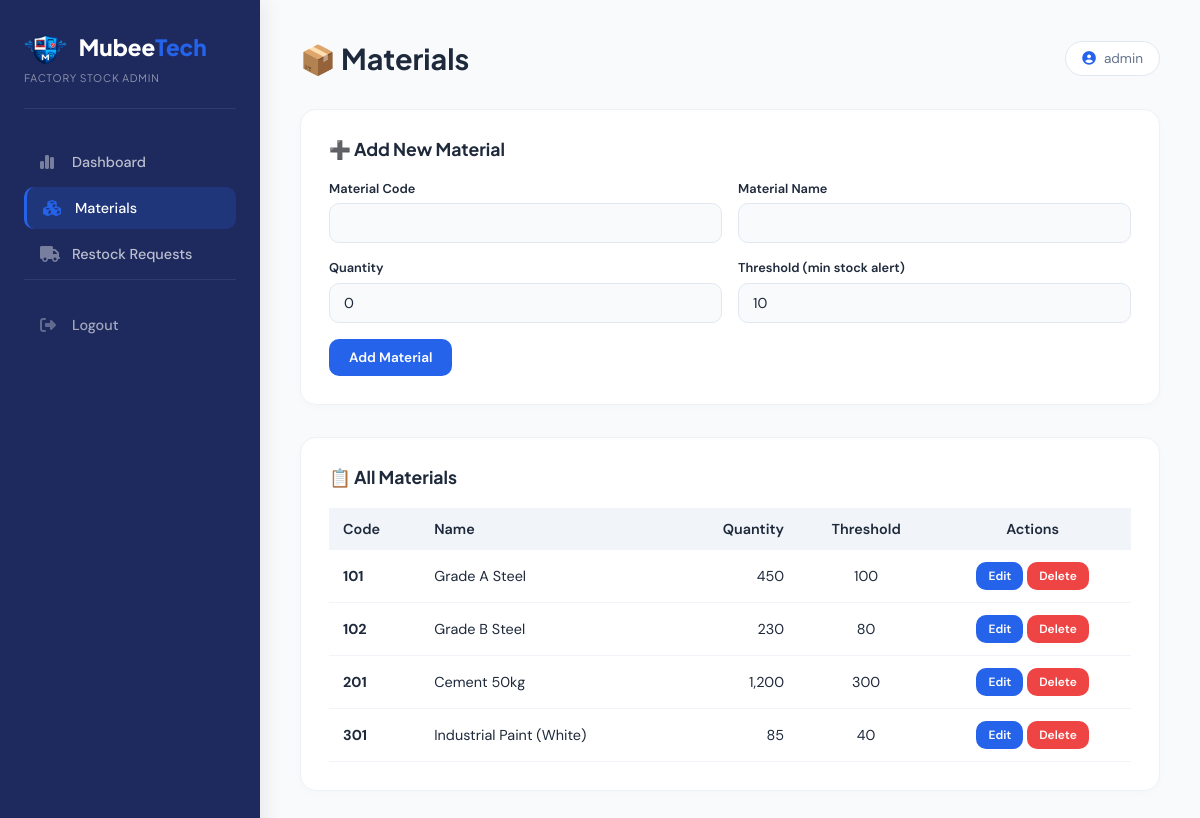
Screenshot of /admin/materials.php (signed in) with the database file from the repository.
### tables this page shows
CREATE TABLE `materials` (
  `id` int(11) NOT NULL,
  `code` varchar(20) NOT NULL,
  `name` varchar(100) NOT NULL,
  `quantity` int(11) DEFAULT 0,
  `threshold` int(11) DEFAULT 50,
  `last_updated` timestamp NULL DEFAULT current_timestamp() ON UPDATE current_timestamp(),
  `factory_id` int(11) NOT NULL DEFAULT 1
);

### admin/materials.php (the view, shortened to what this page needs)
<?php
require_once 'includes/config.php';
$editData = null;
$result = mysqli_query($conn, "SELECT * FROM materials ORDER BY code ASC");
$materials = mysqli_fetch_all($result, MYSQLI_ASSOC);
?>
<!DOCTYPE html>
<html lang="en">
<head>
    <link rel="stylesheet" href="https://cdnjs.cloudflare.com/ajax/libs/font-awesome/6.5.0/css/all.min.css">
</head>
<body>
    <aside class="sidebar">
        <div class="logo">
    <img src="../mubeetech_icon.png" alt="MubeeTech" style="height:35px; margin-right:8px; vertical-align:middle; display:inline-block;">
    Mubee<span>Tech</span>
    <small>Factory Stock Admin</small>
        </div>
        <nav id="sidebarNav">
            <a href="index.php"><i class="fas fa-chart-simple"></i> Dashboard</a>
            <a href="materials.php" class="active"><i class="fas fa-cubes"></i> Materials</a>
            <a href="restocks.php"><i class="fas fa-truck"></i> Restock Requests</a>
            <div class="logout">
                <a href="logout.php"><i class="fas fa-sign-out-alt"></i> Logout</a>
            </div>
        </nav>
    </aside>
    <main class="main">
        <div class="main-header">
            <h1>📦 Materials</h1>
            <div class="user"><i class="fas fa-user-circle"></i> <?= htmlspecialchars($_SESSION['admin_username'] ?? 'Admin') ?></div>
        </div>
        <div class="card">
            <h3><?= $editData ? '✏️ Edit Material' : '➕ Add New Material' ?></h3>
            <form method="POST">
                <div class="form-row">
                    <div class="form-group">
                        <label>Material Code</label>
                        <input type="text" name="code" value="<?= htmlspecialchars($editData['code'] ?? '') ?>" required>
                    </div>
                    <div class="form-group">
                        <label>Material Name</label>
                        <input type="text" name="name" value="<?= htmlspecialchars($editData['name'] ?? '') ?>" required>
                    </div>
                </div>
                <div class="form-row">
                    <div class="form-group">
                        <label>Quantity</label>
                        <input type="number" name="quantity" value="<?= $editData['quantity'] ?? 0 ?>" required>
                    </div>
                    <div class="form-group">
                        <label>Threshold (min stock alert)</label>
                        <input type="number" name="threshold" value="<?= $editData['threshold'] ?? 10 ?>" required>
                    </div>
                </div>
                <button type="submit" class="btn btn-primary"><?= $editData ? 'Update' : 'Add' ?> Material</button>
            </form>
        </div>
        <div class="card">
            <h3>📋 All Materials</h3>
            <div class="table-wrap">
                <table>
                    <thead>
                        <tr>
                            <th>Code</th>
                            <th>Name</th>
                            <th style="text-align:right;">Quantity</th>
                            <th style="text-align:center;">Threshold</th>
                            <th style="text-align:center;">Actions</th>
                        </tr>
                    </thead>
                    <tbody>
                        <?php foreach ($materials as $m): ?>
                        <tr>
                            <td><strong><?= htmlspecialchars($m['code']) ?></strong></td>
                            <td><?= htmlspecialchars($m['name']) ?></td>
                            <td style="text-align:right;"><?= number_format($m['quantity']) ?></td>
                            <td style="text-align:center;"><?= $m['threshold'] ?></td>
                            <td style="text-align:center;">
                                <a href="materials.php?action=edit&id=<?= $m['id'] ?>" class="btn btn-primary btn-sm">Edit</a>
                                <a href="materials.php?action=delete&id=<?= $m['id'] ?>" class="btn btn-danger btn-sm" onclick="return confirm('Delete this material?')">Delete</a>
                            </td>
                        </tr>
                        <?php endforeach; ?>
                    </tbody>
                </table>
            </div>
        </div>
    </main>
</body>
</html>

### admin/materials.php (style rules this page uses)
* { margin: 0; padding: 0; box-sizing: border-box; }
body { font-family: 'DM Sans', system-ui, sans-serif; background: #f8fafc; color: #1e293b; display: flex; min-height: 100vh; }
.sidebar { width: 260px; background: #1E2A5E; color: #fff; padding: 2rem 1.5rem; display: flex; flex-direction: column; min-height: 100vh; position: fixed; top: 0; left: 0; bottom: 0; box-shadow: 4px 0 20px rgba(0,0,0,0.08); }
.sidebar .logo { font-family: 'Plus Jakarta Sans', system-ui, sans-serif; font-size: 1.4rem; font-weight: 800; margin-bottom: 2rem; padding-bottom: 1.5rem; border-bottom: 1px solid rgba(255,255,255,0.08); }
.sidebar .logo span { color: #2563eb; }
.sidebar .logo small { display: block; font-size: 0.65rem; font-weight: 400; color: rgba(255,255,255,0.5); letter-spacing: 0.08em; text-transform: uppercase; margin-top: 4px; }
.sidebar nav { flex: 1; }
.sidebar nav a { display: flex; align-items: center; gap: 12px; padding: 12px 16px; color: rgba(255,255,255,0.7); text-decoration: none; border-radius: 10px; font-weight: 500; font-size: 0.9rem; transition: all 0.25s ease; margin-bottom: 4px; }
.sidebar nav a i { width: 20px; font-size: 1rem; color: rgba(255,255,255,0.4); }
.sidebar nav a.active { background: rgba(37, 99, 235, 0.2); color: #fff; border-left: 3px solid #2563eb; }
.sidebar nav a.active i { color: #2563eb; }
.sidebar .logout { margin-top: auto; padding-top: 1.5rem; border-top: 1px solid rgba(255,255,255,0.08); }
.sidebar .logout a { display: flex; align-items: center; gap: 12px; padding: 12px 16px; color: rgba(255,255,255,0.6); text-decoration: none; border-radius: 10px; transition: all 0.25s ease; font-weight: 500; font-size: 0.9rem; }
.sidebar .logout a i { width: 20px; font-size: 1rem; color: rgba(255,255,255,0.3); }
.main { margin-left: 260px; padding: 2.5rem; flex: 1; min-height: 100vh; }
.main-header { display: flex; justify-content: space-between; align-items: center; margin-bottom: 2rem; flex-wrap: wrap; gap: 1rem; }
.main-header h1 { font-family: 'Plus Jakarta Sans', system-ui, sans-serif; font-size: 1.8rem; font-weight: 700; color: #1e293b; }
.main-header .user { font-size: 0.85rem; color: #64748b; display: flex; align-items: center; gap: 8px; background: #fff; padding: 8px 16px; border-radius: 20px; border: 1px solid #e2e8f0; }
.main-header .user i { color: #2563eb; }
.card { background: #ffffff; border-radius: 16px; border: 1px solid #eef2f6; padding: 1.75rem; margin-bottom: 2rem; box-shadow: 0 2px 8px rgba(0,0,0,0.02); }
.card h3 { font-family: 'Plus Jakarta Sans', system-ui, sans-serif; font-size: 1.1rem; font-weight: 700; margin-bottom: 1.25rem; }
.form-row { display: grid; grid-template-columns: 1fr 1fr; gap: 1rem; }
.form-group { margin-bottom: 1rem; }
.form-group label { display: block; font-size: 0.8rem; font-weight: 600; color: #1e293b; margin-bottom: 0.4rem; }
.form-group input { width: 100%; padding: 10px 14px; border: 1.5px solid #e2e8f0; border-radius: 10px; font-family: 'DM Sans', system-ui, sans-serif; font-size: 0.9rem; transition: border-color 0.25s, box-shadow 0.25s; background: #f8fafc; color: #1e293b; outline: none; }
.btn { display: inline-flex; align-items: center; gap: 6px; padding: 10px 20px; border-radius: 10px; font-family: 'DM Sans', system-ui, sans-serif; font-size: 0.85rem; font-weight: 600; border: none; cursor: pointer; transition: all 0.25s ease; text-decoration: none; }
.btn-primary { background: #2563eb; color: #fff; }
.btn-danger { background: #ef4444; color: #fff; }
.btn-sm { padding: 6px 12px; font-size: 0.75rem; }
.table-wrap { overflow-x: auto; }
table { width: 100%; border-collapse: collapse; font-size: 0.9rem; }
th { text-align: left; padding: 12px 14px; background: #f1f5f9; font-weight: 600; color: #1e293b; }
td { padding: 12px 14px; border-bottom: 1px solid #f1f5f9; }

### rows the page displays
materials: code "101", name "Grade A Steel", quantity "450", threshold "100"
materials: code "102", name "Grade B Steel", quantity "230", threshold "80"
materials: code "201", name "Cement 50kg", quantity "1,200", threshold "300"
materials: code "301", name "Industrial Paint (White)", quantity "85", threshold "40"

### other values shown
$_SESSION['admin_username'] "admin"
